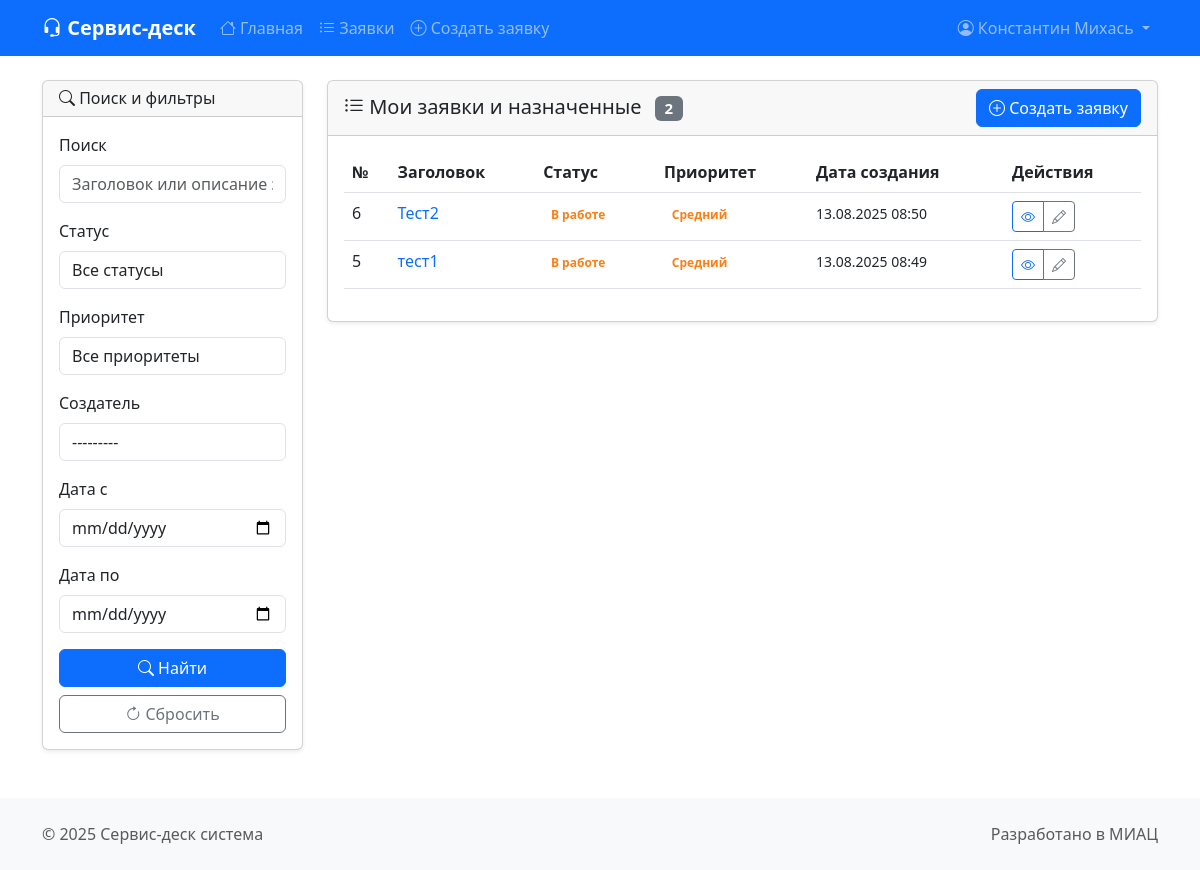
The app's page /list/ (signed in) with its own data.
### tickets/models.py (models this page shows, shortened)
class Ticket(models.Model):
    STATUS_CHOICES = [
        ("new", "Новая"),
        ("in_progress", "В работе"),
        ("resolved", "Решена"),
        ("closed", "Закрыта"),
        ("cancelled", "Отменена"),
    ]
    PRIORITY_CHOICES = [
        ("low", "Низкий"),
        ("medium", "Средний"),
        ("high", "Высокий"),
        ("critical", "Критический"),
    ]
    title = models.CharField(
        max_length=200,
        verbose_name="Заголовок",
        validators=[
            MinLengthValidator(5, "Заголовок должен содержать минимум 5 символов")
        ],
    )
    description = models.TextField(
        verbose_name="Описание",
        validators=[
            MinLengthValidator(10, "Описание должно содержать минимум 10 символов")
        ],
    )
    status = models.CharField(
        max_length=20, choices=STATUS_CHOICES, default="new", verbose_name="Статус"
    )
    priority = models.CharField(
        max_length=20,
        choices=PRIORITY_CHOICES,
        default="medium",
        verbose_name="Приоритет",
    )
    created_by = models.ForeignKey(
        User,
        on_delete=models.CASCADE,
        related_name="created_tickets",
        verbose_name="Создатель",
    )
    assigned_to = models.ForeignKey(
        User,
        on_delete=models.SET_NULL,
        null=True,
        blank=True,
        related_name="assigned_tickets",
        verbose_name="Назначен",
    )
    created_at = models.DateTimeField(auto_now_add=True, verbose_name="Дата создания")
    updated_at = models.DateTimeField(auto_now=True, verbose_name="Дата обновления")
    resolved_at = models.DateTimeField(
        null=True, blank=True, verbose_name="Дата решения"
    )
    class Meta:
        verbose_name = "Заявка"
        verbose_name_plural = "Заявки"
        ordering = ["-created_at"]

### tickets/views.py (the view)
# urls.py: path("list/", views.ticket_list, name="ticket_list"),
@login_required
def ticket_list(request: HttpRequest) -> HttpResponse:
    search_form = TicketSearchForm(request.GET)
    if is_admin(request.user):
        tickets = Ticket.objects.select_related("created_by", "assigned_to").all()
    else:
        tickets = Ticket.objects.select_related("created_by", "assigned_to").filter(
            Q(created_by=request.user) | Q(assigned_to=request.user)
        )
    if search_form.is_valid():
        search = search_form.cleaned_data.get("search")
        status = search_form.cleaned_data.get("status")
        priority = search_form.cleaned_data.get("priority")
        created_by = search_form.cleaned_data.get("created_by")
        date_from = search_form.cleaned_data.get("date_from")
        date_to = search_form.cleaned_data.get("date_to")
        if search:
            tickets = tickets.filter(
                Q(title__icontains=search) | Q(description__icontains=search)
            )
        if status:
            tickets = tickets.filter(status=status)
        if priority:
            tickets = tickets.filter(priority=priority)
        if created_by:
            tickets = tickets.filter(created_by=created_by)
        if date_from:
            tickets = tickets.filter(created_at__date__gte=date_from)
        if date_to:
            tickets = tickets.filter(created_at__date__lte=date_to)
    tickets = tickets.order_by("-created_at")
    paginator = Paginator(tickets, 15)
    page_number = request.GET.get("page")
    page_obj = paginator.get_page(page_number)
    context = {
        "page_obj": page_obj,
        "search_form": search_form,
        "total_tickets": tickets.count(),
        "is_admin": is_admin(request.user),
    }
    return render(request, "tickets/ticket_list.html", context)

### tickets/views.py (called while the page is built)
def is_admin(user: User) -> bool:
    return user.is_authenticated and (user.is_staff or user.is_superuser)

### templates/tickets/ticket_list.html (shortened to what this page needs)
{% extends 'base.html' %}
{% block content %}
<div class="row">
    <div class="col-md-3">
        <div class="card">
            <div class="card-header">
                <h6 class="mb-0">
                    <i class="bi bi-search"></i> Поиск и фильтры
                </h6>
            </div>
            <div class="card-body">
                <form method="get">
                    {% for field in search_form %}
                    <div class="mb-3">
                        <label for="{{ field.id_for_label }}" class="form-label">{{ field.label }}</label>
                        {{ field }}
                    </div>
                    {% endfor %}
                    <div class="d-grid gap-2">
                        <button type="submit" class="btn btn-primary">
                            <i class="bi bi-search"></i> Найти
                        </button>
                        <a href="{% url 'tickets:ticket_list' %}" class="btn btn-outline-secondary">
                            <i class="bi bi-arrow-clockwise"></i> Сбросить
                        </a>
                    </div>
                </form>
            </div>
        </div>
    </div>
    <div class="col-md-9">
        <div class="card">
            <div class="card-header d-flex justify-content-between align-items-center">
                <h5 class="mb-0">
                    <i class="bi bi-list-ul"></i>
                    {% if is_admin %}Все заявки{% else %}Мои заявки и назначенные{% endif %}
                    <span class="badge bg-secondary ms-2">{{ total_tickets }}</span>
                </h5>
                <a href="{% url 'tickets:ticket_create' %}" class="btn btn-primary">
                    <i class="bi bi-plus-circle"></i> Создать заявку
                </a>
            </div>
            <div class="card-body">
                {% if page_obj %}
                    <div class="table-responsive">
                        <table class="table table-hover">
                            <thead>
                                <tr>
                                    <th>№</th>
                                    <th>Заголовок</th>
                                    <th>Статус</th>
                                    <th>Приоритет</th>
                                    <th>Дата создания</th>
                                    <th>Действия</th>
                                </tr>
                            </thead>
                            <tbody>
                                {% for ticket in page_obj %}
                                <tr>
                                    <td>{{ ticket.id }}</td>
                                    <td>
                                        <a href="{% url 'tickets:ticket_detail' ticket.id %}" class="text-decoration-none">
                                            {{ ticket.title|truncatechars:50 }}
                                        </a>
                                    </td>
                                    <td>
                                        <span class="badge status-{{ ticket.status }}">
                                            {{ ticket.get_status_display }}
                                        </span>
                                    </td>
                                    <td>
                                        <span class="badge priority-{{ ticket.priority }}">
                                            {{ ticket.get_priority_display }}
                                        </span>
                                    </td>
                                    <td>
                                        <small>{{ ticket.created_at|date:"d.m.Y H:i" }}</small>
                                    </td>
                                    <td>
                                        <div class="btn-group btn-group-sm">
                                            <a href="{% url 'tickets:ticket_detail' ticket.id %}" class="btn btn-outline-primary" title="Просмотр">
                                                <i class="bi bi-eye"></i>
                                            </a>
                                            {% if user == ticket.created_by or user.is_staff or user.is_superuser or user == ticket.assigned_to %}
                                            <a href="{% url 'tickets:ticket_edit' ticket.id %}" class="btn btn-outline-secondary" title="Редактировать">
                                                <i class="bi bi-pencil"></i>
                                            </a>
                                            {% endif %}
                                        </div>
                                    </td>
                                </tr>
                                {% endfor %}
                            </tbody>
                        </table>
                    </div>
                {% endif %}
            </div>
        </div>
    </div>
</div>
{% endblock %}

### templates/base.html (shortened to what this page needs)
<!DOCTYPE html>
<html lang="ru">
<head>
    <link href="https://cdn.jsdelivr.net/npm/bootstrap@5.3.0/dist/css/bootstrap.min.css" rel="stylesheet">
    <link href="https://cdn.jsdelivr.net/npm/bootstrap-icons@1.10.0/font/bootstrap-icons.css" rel="stylesheet">
</head>
<body>
    <nav class="navbar navbar-expand-lg navbar-dark bg-primary">
        <div class="container">
            <a class="navbar-brand" href="{% url 'tickets:dashboard' %}">
                <i class="bi bi-headset"></i> Сервис-деск
            </a>
            <div class="collapse navbar-collapse" id="navbarNav">
                <ul class="navbar-nav me-auto">
                    {% if user.is_authenticated %}
                        <li class="nav-item">
                            <a class="nav-link" href="{% url 'tickets:dashboard' %}">
                                <i class="bi bi-house"></i> Главная
                            </a>
                        </li>
                        <li class="nav-item">
                            <a class="nav-link" href="{% url 'tickets:ticket_list' %}">
                                <i class="bi bi-list-ul"></i> Заявки
                            </a>
                        </li>
                        <li class="nav-item">
                            <a class="nav-link" href="{% url 'tickets:ticket_create' %}">
                                <i class="bi bi-plus-circle"></i> Создать заявку
                            </a>
                        </li>
                    {% endif %}
                </ul>
                <ul class="navbar-nav">
                    {% if user.is_authenticated %}
                        <li class="nav-item dropdown">
                            <a class="nav-link dropdown-toggle" href="#" id="navbarDropdown" role="button" data-bs-toggle="dropdown">
                                <i class="bi bi-person-circle"></i> {{ user.get_full_name|default:user.username }}
                            </a>
                        </li>
                    {% else %}
                        <li class="nav-item">
                            <a class="nav-link" href="{% url 'login' %}">
                                <i class="bi bi-box-arrow-in-right"></i> Войти
                            </a>
                        </li>
                    {% endif %}
                </ul>
            </div>
        </div>
    </nav>
    <main class="container mt-4">
        {% block content %}{% endblock %}
    </main>
    <footer class="bg-light mt-5 py-4">
        <div class="container">
            <div class="row">
                <div class="col-md-6">
                    <p class="text-muted mb-0">&copy; 2025 Сервис-деск система</p>
                </div>
                <div class="col-md-6 text-end">
                    <p class="text-muted mb-0">Разработано в МИАЦ</p>
                </div>
            </div>
        </div>
    </footer>
</body>
</html>

### templates/base.html (style rules this page uses)
.navbar-brand { font-weight: bold; }
.card { box-shadow: 0 0.125rem 0.25rem rgba(0, 0, 0, 0.075); }
.status-in_progress { color: #fd7e14; }
.priority-medium { color: #fd7e14; }

### records on screen
Ticket: id "6", title "Тест2", status "В работе", priority "Средний", created_at "13.08.2025 08:50"
Ticket: id "5", title "тест1", status "В работе", priority "Средний", created_at "13.08.2025 08:49"

### other values on screen
{{ user.get_full_name|default:user.username }} "Константин Михась"
{{ field.label }} "Поиск" "Статус" "Приоритет" "Создатель" "Дата с" "Дата по"
{{ total_tickets }} "2"
